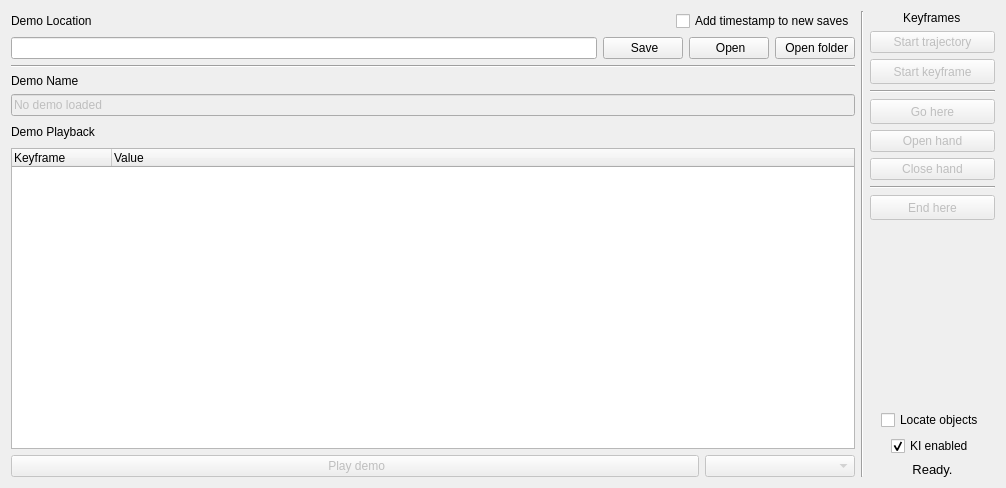
<?xml version="1.0" encoding="UTF-8"?>
<ui version="4.0">
 <class>Kinesthetic Teaching</class>
 <widget class="QWidget" name="Kinesthetic Teaching">
  <property name="geometry">
   <rect>
    <x>0</x>
    <y>0</y>
    <width>1006</width>
    <height>488</height>
   </rect>
  </property>
  <property name="windowTitle">
   <string>Kinesthetic Teaching GUI</string>
  </property>
  <layout class="QHBoxLayout" name="horizontalLayout">
   <item>
    <layout class="QVBoxLayout" name="verticalLayout">
     <item>
      <layout class="QVBoxLayout" name="verticalLayout_3">
       <item>
        <layout class="QHBoxLayout" name="horizontalLayout_3">
         <item>
          <widget class="QLabel" name="demoLocationLabel">
           <property name="maximumSize">
            <size>
             <width>16777215</width>
             <height>20</height>
            </size>
           </property>
           <property name="text">
            <string>Demo Location</string>
           </property>
          </widget>
         </item>
         <item>
          <spacer name="horizontalSpacer_3">
           <property name="orientation">
            <enum>Qt::Horizontal</enum>
           </property>
           <property name="sizeHint" stdset="0">
            <size>
             <width>40</width>
             <height>20</height>
            </size>
           </property>
          </spacer>
         </item>
         <item alignment="Qt::AlignRight">
          <widget class="QCheckBox" name="shouldTimestamp">
           <property name="text">
            <string>Add timestamp to new saves</string>
           </property>
          </widget>
         </item>
        </layout>
       </item>
       <item>
        <layout class="QHBoxLayout" name="horizontalLayout_2">
         <item>
          <widget class="QLineEdit" name="demoLocation"/>
         </item>
         <item>
          <widget class="QPushButton" name="demoLocationSaveButton">
           <property name="minimumSize">
            <size>
             <width>80</width>
             <height>0</height>
            </size>
           </property>
           <property name="maximumSize">
            <size>
             <width>125</width>
             <height>16777215</height>
            </size>
           </property>
           <property name="text">
            <string> Save</string>
           </property>
           <property name="icon">
            <iconset theme="document-save-as">
             <normaloff>.</normaloff>.</iconset>
           </property>
          </widget>
         </item>
         <item>
          <widget class="QPushButton" name="demoLocationButton">
           <property name="minimumSize">
            <size>
             <width>80</width>
             <height>0</height>
            </size>
           </property>
           <property name="maximumSize">
            <size>
             <width>125</width>
             <height>16777215</height>
            </size>
           </property>
           <property name="text">
            <string> Open</string>
           </property>
           <property name="icon">
            <iconset theme="document-open">
             <normaloff>.</normaloff>.</iconset>
           </property>
          </widget>
         </item>
         <item>
          <widget class="QPushButton" name="demoFolderLocationButton">
           <property name="minimumSize">
            <size>
             <width>80</width>
             <height>0</height>
            </size>
           </property>
           <property name="maximumSize">
            <size>
             <width>125</width>
             <height>16777215</height>
            </size>
           </property>
           <property name="toolTip">
            <string>Open directory</string>
           </property>
           <property name="text">
            <string> Open folder</string>
           </property>
           <property name="icon">
            <iconset theme="folder">
             <normaloff>.</normaloff>.</iconset>
           </property>
          </widget>
         </item>
        </layout>
       </item>
      </layout>
     </item>
     <item>
      <widget class="Line" name="topHorizontalRule">
       <property name="orientation">
        <enum>Qt::Horizontal</enum>
       </property>
      </widget>
     </item>
     <item>
      <layout class="QGridLayout" name="gridLayout_2">
       <item row="1" column="0">
        <widget class="QLineEdit" name="demoName">
         <property name="enabled">
          <bool>false</bool>
         </property>
         <property name="text">
          <string>No demo loaded</string>
         </property>
        </widget>
       </item>
       <item row="0" column="0">
        <widget class="QLabel" name="demoNameLabel">
         <property name="text">
          <string>Demo Name</string>
         </property>
        </widget>
       </item>
      </layout>
     </item>
     <item>
      <layout class="QGridLayout" name="gridLayout_3">
       <item row="3" column="0">
        <widget class="QTreeWidget" name="playbackTree">
         <column>
          <property name="text">
           <string>Keyframe</string>
          </property>
         </column>
         <column>
          <property name="text">
           <string>Value</string>
          </property>
         </column>
         <column>
          <property name="text">
           <string/>
          </property>
         </column>
        </widget>
       </item>
       <item row="1" column="0">
        <layout class="QHBoxLayout" name="horizontalLayout_4">
         <item>
          <widget class="QLabel" name="demoPlaybackLabel">
           <property name="text">
            <string>Demo Playback</string>
           </property>
          </widget>
         </item>
         <item>
          <spacer name="horizontalSpacer">
           <property name="orientation">
            <enum>Qt::Horizontal</enum>
           </property>
           <property name="sizeHint" stdset="0">
            <size>
             <width>40</width>
             <height>20</height>
            </size>
           </property>
          </spacer>
         </item>
         <item>
          <widget class="QLabel" name="keyframeCount">
           <property name="font">
            <font>
             <pointsize>10</pointsize>
            </font>
           </property>
           <property name="text">
            <string/>
           </property>
          </widget>
         </item>
        </layout>
       </item>
       <item row="5" column="0">
        <layout class="QHBoxLayout" name="horizontalLayout_5">
         <item>
          <widget class="QPushButton" name="playDemoButton">
           <property name="enabled">
            <bool>false</bool>
           </property>
           <property name="text">
            <string> Play demo</string>
           </property>
           <property name="icon">
            <iconset theme="media-playback-start">
             <normaloff>.</normaloff>.</iconset>
           </property>
           <property name="flat">
            <bool>false</bool>
           </property>
          </widget>
         </item>
         <item>
          <widget class="QComboBox" name="zeroMarker">
           <property name="enabled">
            <bool>false</bool>
           </property>
           <property name="maximumSize">
            <size>
             <width>150</width>
             <height>16777215</height>
            </size>
           </property>
           <property name="toolTip">
            <string>Set object that the demo will play relative to</string>
           </property>
          </widget>
         </item>
        </layout>
       </item>
      </layout>
     </item>
    </layout>
   </item>
   <item>
    <widget class="Line" name="line">
     <property name="orientation">
      <enum>Qt::Vertical</enum>
     </property>
    </widget>
   </item>
   <item>
    <layout class="QVBoxLayout" name="verticalLayout_2">
     <property name="spacing">
      <number>6</number>
     </property>
     <property name="sizeConstraint">
      <enum>QLayout::SetMinimumSize</enum>
     </property>
     <item alignment="Qt::AlignHCenter">
      <widget class="QLabel" name="keyframeManagement">
       <property name="text">
        <string>Keyframes</string>
       </property>
      </widget>
     </item>
     <item>
      <widget class="QPushButton" name="startTrajectoryButton">
       <property name="enabled">
        <bool>false</bool>
       </property>
       <property name="toolTip">
        <string>Start a trajectory demonstration</string>
       </property>
       <property name="text">
        <string>Start trajectory</string>
       </property>
      </widget>
     </item>
     <item alignment="Qt::AlignRight">
      <widget class="QPushButton" name="startButton">
       <property name="enabled">
        <bool>false</bool>
       </property>
       <property name="minimumSize">
        <size>
         <width>125</width>
         <height>25</height>
        </size>
       </property>
       <property name="maximumSize">
        <size>
         <width>150</width>
         <height>16777215</height>
        </size>
       </property>
       <property name="toolTip">
        <string>Start a keyframe demonstration</string>
       </property>
       <property name="text">
        <string>Start keyframe</string>
       </property>
      </widget>
     </item>
     <item>
      <widget class="Line" name="line_2">
       <property name="orientation">
        <enum>Qt::Horizontal</enum>
       </property>
      </widget>
     </item>
     <item alignment="Qt::AlignRight">
      <widget class="QPushButton" name="addButton">
       <property name="enabled">
        <bool>false</bool>
       </property>
       <property name="minimumSize">
        <size>
         <width>125</width>
         <height>25</height>
        </size>
       </property>
       <property name="maximumSize">
        <size>
         <width>150</width>
         <height>16777215</height>
        </size>
       </property>
       <property name="toolTip">
        <string>Write a keyframe</string>
       </property>
       <property name="text">
        <string>Go here</string>
       </property>
      </widget>
     </item>
     <item>
      <widget class="QPushButton" name="openHandButton">
       <property name="enabled">
        <bool>false</bool>
       </property>
       <property name="text">
        <string>Open hand</string>
       </property>
      </widget>
     </item>
     <item>
      <widget class="QPushButton" name="closeHandButton">
       <property name="enabled">
        <bool>false</bool>
       </property>
       <property name="text">
        <string>Close hand</string>
       </property>
      </widget>
     </item>
     <item>
      <widget class="Line" name="line_3">
       <property name="orientation">
        <enum>Qt::Horizontal</enum>
       </property>
      </widget>
     </item>
     <item alignment="Qt::AlignRight">
      <widget class="QPushButton" name="endButton">
       <property name="enabled">
        <bool>false</bool>
       </property>
       <property name="minimumSize">
        <size>
         <width>125</width>
         <height>25</height>
        </size>
       </property>
       <property name="maximumSize">
        <size>
         <width>150</width>
         <height>16777215</height>
        </size>
       </property>
       <property name="toolTip">
        <string>End a demonstration (keyframe or trajectory)</string>
       </property>
       <property name="text">
        <string>End here</string>
       </property>
      </widget>
     </item>
     <item>
      <spacer name="verticalSpacer">
       <property name="orientation">
        <enum>Qt::Vertical</enum>
       </property>
       <property name="sizeHint" stdset="0">
        <size>
         <width>20</width>
         <height>40</height>
        </size>
       </property>
      </spacer>
     </item>
     <item alignment="Qt::AlignHCenter">
      <widget class="QCheckBox" name="locateObjectsBox">
       <property name="toolTip">
        <string>Enable or disable object_location to be run when playing or recording a new keyframe sequence (can take a while)</string>
       </property>
       <property name="text">
        <string>Locate objects</string>
       </property>
       <property name="checked">
        <bool>false</bool>
       </property>
      </widget>
     </item>
     <item alignment="Qt::AlignHCenter">
      <widget class="QCheckBox" name="enableKIBox">
       <property name="maximumSize">
        <size>
         <width>16777215</width>
         <height>16777215</height>
        </size>
       </property>
       <property name="toolTip">
        <string>Enable or disable kinesthetic interaction</string>
       </property>
       <property name="text">
        <string>KI enabled</string>
       </property>
       <property name="checked">
        <bool>true</bool>
       </property>
       <property name="tristate">
        <bool>false</bool>
       </property>
      </widget>
     </item>
     <item>
      <widget class="QLabel" name="status">
       <property name="maximumSize">
        <size>
         <width>125</width>
         <height>16777215</height>
        </size>
       </property>
       <property name="font">
        <font>
         <pointsize>10</pointsize>
        </font>
       </property>
       <property name="text">
        <string>Ready.</string>
       </property>
       <property name="alignment">
        <set>Qt::AlignCenter</set>
       </property>
       <property name="wordWrap">
        <bool>true</bool>
       </property>
      </widget>
     </item>
    </layout>
   </item>
  </layout>
 </widget>
 <resources/>
 <connections/>
</ui>
